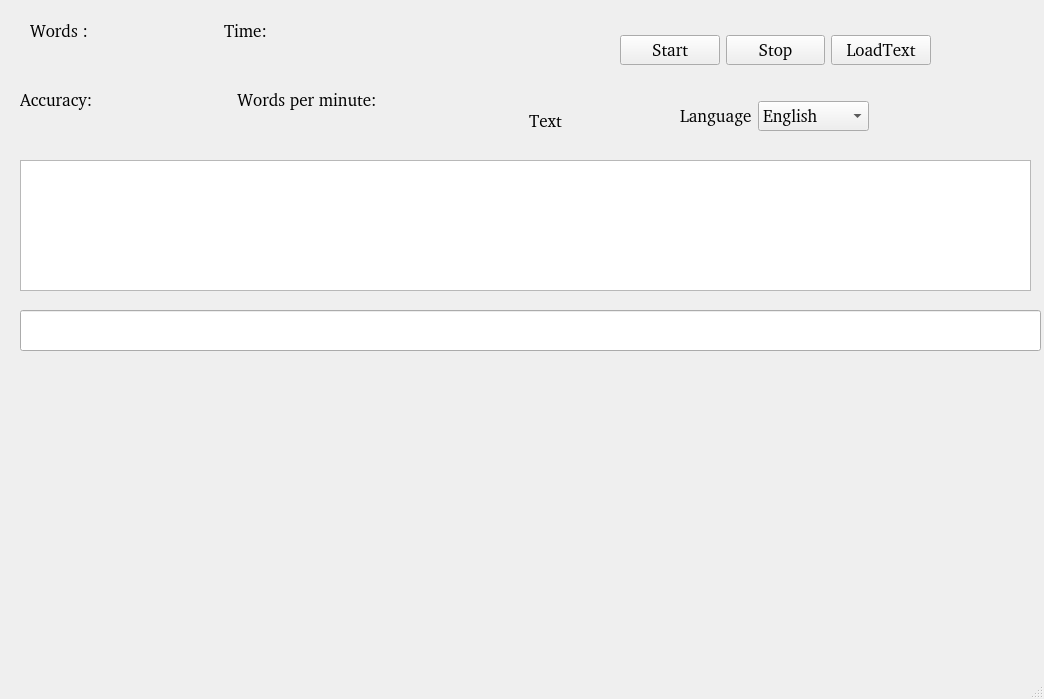
<?xml version="1.0" encoding="UTF-8"?>
<ui version="4.0">
 <class>MainWindow</class>
 <widget class="QMainWindow" name="MainWindow">
  <property name="geometry">
   <rect>
    <x>0</x>
    <y>0</y>
    <width>1044</width>
    <height>699</height>
   </rect>
  </property>
  <property name="windowTitle">
   <string>MainWindow</string>
  </property>
  <widget class="QWidget" name="centralwidget">
   <property name="sizePolicy">
    <sizepolicy hsizetype="Fixed" vsizetype="Fixed">
     <horstretch>0</horstretch>
     <verstretch>0</verstretch>
    </sizepolicy>
   </property>
   <property name="minimumSize">
    <size>
     <width>1044</width>
     <height>677</height>
    </size>
   </property>
   <property name="maximumSize">
    <size>
     <width>1044</width>
     <height>677</height>
    </size>
   </property>
   <property name="cursor">
    <cursorShape>CrossCursor</cursorShape>
   </property>
   <property name="styleSheet">
    <string notr="true">QWidget{
setbackground color : gray}</string>
   </property>
   <widget class="QLineEdit" name="TextInput">
    <property name="geometry">
     <rect>
      <x>20</x>
      <y>310</y>
      <width>1021</width>
      <height>41</height>
     </rect>
    </property>
   </widget>
   <widget class="QWidget" name="verticalLayoutWidget">
    <property name="geometry">
     <rect>
      <x>10</x>
      <y>370</y>
      <width>1031</width>
      <height>401</height>
     </rect>
    </property>
    <layout class="QVBoxLayout" name="keyboard"/>
   </widget>
   <widget class="QLabel" name="label_3">
    <property name="geometry">
     <rect>
      <x>500</x>
      <y>90</y>
      <width>91</width>
      <height>61</height>
     </rect>
    </property>
    <property name="font">
     <font>
      <family>Bitstream Charter</family>
      <pointsize>13</pointsize>
     </font>
    </property>
    <property name="text">
     <string>Text</string>
    </property>
    <property name="alignment">
     <set>Qt::AlignCenter</set>
    </property>
    <property name="wordWrap">
     <bool>false</bool>
    </property>
   </widget>
   <widget class="QTextEdit" name="TextToWrite">
    <property name="geometry">
     <rect>
      <x>20</x>
      <y>160</y>
      <width>1011</width>
      <height>131</height>
     </rect>
    </property>
    <property name="readOnly">
     <bool>true</bool>
    </property>
   </widget>
   <widget class="QWidget" name="horizontalLayoutWidget">
    <property name="geometry">
     <rect>
      <x>10</x>
      <y>60</y>
      <width>471</width>
      <height>80</height>
     </rect>
    </property>
    <layout class="QHBoxLayout" name="horizontalLayout_2">
     <item>
      <spacer name="horizontalSpacer_2">
       <property name="orientation">
        <enum>Qt::Horizontal</enum>
       </property>
       <property name="sizeType">
        <enum>QSizePolicy::Fixed</enum>
       </property>
       <property name="sizeHint" stdset="0">
        <size>
         <width>10</width>
         <height>20</height>
        </size>
       </property>
      </spacer>
     </item>
     <item>
      <widget class="QLabel" name="label_2">
       <property name="maximumSize">
        <size>
         <width>100</width>
         <height>50</height>
        </size>
       </property>
       <property name="font">
        <font>
         <family>Bitstream Charter</family>
         <pointsize>13</pointsize>
        </font>
       </property>
       <property name="text">
        <string>Accuracy:</string>
       </property>
      </widget>
     </item>
     <item>
      <widget class="QLabel" name="label_Accuracy">
       <property name="sizePolicy">
        <sizepolicy hsizetype="Fixed" vsizetype="Fixed">
         <horstretch>0</horstretch>
         <verstretch>0</verstretch>
        </sizepolicy>
       </property>
       <property name="maximumSize">
        <size>
         <width>100</width>
         <height>50</height>
        </size>
       </property>
       <property name="text">
        <string/>
       </property>
      </widget>
     </item>
     <item>
      <spacer name="horizontalSpacer">
       <property name="orientation">
        <enum>Qt::Horizontal</enum>
       </property>
       <property name="sizeType">
        <enum>QSizePolicy::Fixed</enum>
       </property>
       <property name="sizeHint" stdset="0">
        <size>
         <width>10</width>
         <height>20</height>
        </size>
       </property>
      </spacer>
     </item>
     <item>
      <widget class="QLabel" name="label_5">
       <property name="maximumSize">
        <size>
         <width>150</width>
         <height>50</height>
        </size>
       </property>
       <property name="font">
        <font>
         <family>Bitstream Charter</family>
         <pointsize>13</pointsize>
        </font>
       </property>
       <property name="text">
        <string>Words per minute:</string>
       </property>
       <property name="alignment">
        <set>Qt::AlignCenter</set>
       </property>
      </widget>
     </item>
     <item>
      <widget class="QLabel" name="symPerSecond">
       <property name="maximumSize">
        <size>
         <width>100</width>
         <height>50</height>
        </size>
       </property>
       <property name="text">
        <string/>
       </property>
      </widget>
     </item>
    </layout>
   </widget>
   <widget class="QWidget" name="horizontalLayoutWidget_2">
    <property name="geometry">
     <rect>
      <x>620</x>
      <y>10</y>
      <width>311</width>
      <height>80</height>
     </rect>
    </property>
    <layout class="QHBoxLayout" name="horizontalLayout_3">
     <item>
      <widget class="QPushButton" name="startButton">
       <property name="font">
        <font>
         <family>Bitstream Charter</family>
         <pointsize>13</pointsize>
        </font>
       </property>
       <property name="text">
        <string>Start</string>
       </property>
      </widget>
     </item>
     <item>
      <widget class="QPushButton" name="stopButton">
       <property name="font">
        <font>
         <family>Bitstream Charter</family>
         <pointsize>13</pointsize>
        </font>
       </property>
       <property name="text">
        <string>Stop</string>
       </property>
      </widget>
     </item>
     <item>
      <widget class="QPushButton" name="pushButton_chooseText">
       <property name="font">
        <font>
         <family>Bitstream Charter</family>
         <pointsize>13</pointsize>
        </font>
       </property>
       <property name="text">
        <string>LoadText</string>
       </property>
      </widget>
     </item>
    </layout>
   </widget>
   <widget class="QWidget" name="horizontalLayoutWidget_3">
    <property name="geometry">
     <rect>
      <x>680</x>
      <y>100</y>
      <width>189</width>
      <height>32</height>
     </rect>
    </property>
    <layout class="QHBoxLayout" name="horizontalLayout_4">
     <item>
      <widget class="QLabel" name="label_6">
       <property name="sizePolicy">
        <sizepolicy hsizetype="Fixed" vsizetype="Fixed">
         <horstretch>0</horstretch>
         <verstretch>0</verstretch>
        </sizepolicy>
       </property>
       <property name="font">
        <font>
         <family>Bitstream Charter</family>
         <pointsize>13</pointsize>
        </font>
       </property>
       <property name="text">
        <string>Language</string>
       </property>
      </widget>
     </item>
     <item>
      <widget class="QComboBox" name="ChangeLang">
       <property name="font">
        <font>
         <family>Bitstream Charter</family>
         <pointsize>13</pointsize>
        </font>
       </property>
       <item>
        <property name="text">
         <string>English</string>
        </property>
       </item>
       <item>
        <property name="text">
         <string>Belarusian</string>
        </property>
       </item>
       <item>
        <property name="text">
         <string>Russian</string>
        </property>
       </item>
       <item>
        <property name="text">
         <string>Arabic</string>
        </property>
       </item>
       <item>
        <property name="text">
         <string>German</string>
        </property>
       </item>
       <item>
        <property name="text">
         <string>Hebrew</string>
        </property>
       </item>
       <item>
        <property name="text">
         <string>Chineese</string>
        </property>
       </item>
       <item>
        <property name="text">
         <string>French</string>
        </property>
       </item>
      </widget>
     </item>
    </layout>
   </widget>
   <widget class="QWidget" name="horizontalLayoutWidget_4">
    <property name="geometry">
     <rect>
      <x>30</x>
      <y>10</y>
      <width>401</width>
      <height>41</height>
     </rect>
    </property>
    <layout class="QHBoxLayout" name="horizontalLayout_5">
     <item>
      <widget class="QLabel" name="label">
       <property name="font">
        <font>
         <family>Bitstream Charter</family>
         <pointsize>13</pointsize>
        </font>
       </property>
       <property name="text">
        <string>Words :</string>
       </property>
      </widget>
     </item>
     <item>
      <widget class="QLabel" name="label_WordsNum">
       <property name="text">
        <string/>
       </property>
       <property name="wordWrap">
        <bool>true</bool>
       </property>
      </widget>
     </item>
     <item>
      <widget class="QLabel" name="label_4">
       <property name="font">
        <font>
         <family>Bitstream Charter</family>
         <pointsize>13</pointsize>
        </font>
       </property>
       <property name="text">
        <string>Time:</string>
       </property>
      </widget>
     </item>
     <item>
      <spacer name="horizontalSpacer_3">
       <property name="orientation">
        <enum>Qt::Horizontal</enum>
       </property>
       <property name="sizeType">
        <enum>QSizePolicy::Fixed</enum>
       </property>
       <property name="sizeHint" stdset="0">
        <size>
         <width>20</width>
         <height>20</height>
        </size>
       </property>
      </spacer>
     </item>
     <item>
      <widget class="QLabel" name="timer">
       <property name="text">
        <string/>
       </property>
      </widget>
     </item>
    </layout>
   </widget>
  </widget>
  <widget class="QStatusBar" name="statusbar"/>
 </widget>
 <resources/>
 <connections/>
</ui>
